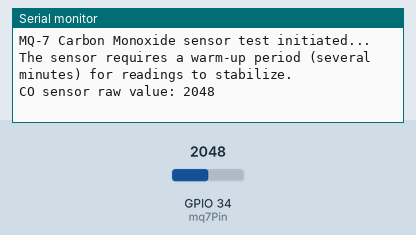
Bench run of a sketch on a simulated ESP32. On the bench: the last lines printed to the serial monitor. The test bench sets the inputs (shaded band); at power-on: GPIO 34 (mq7Pin) = 2048.

Above: at 1.2 s.
1.3 s: GPIO 34 (mq7Pin) set to 2866
At 3.3 s:
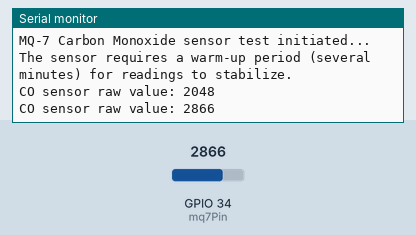
4.0 s: GPIO 34 (mq7Pin) set to 3603
At 4.9 s:
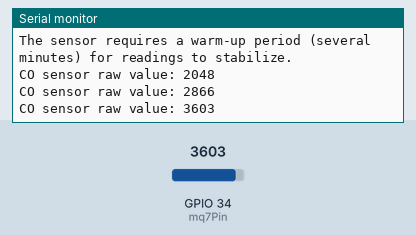
Timing chart, 0 to 7.0 s (numbered marks = the images above; inputs shaded):
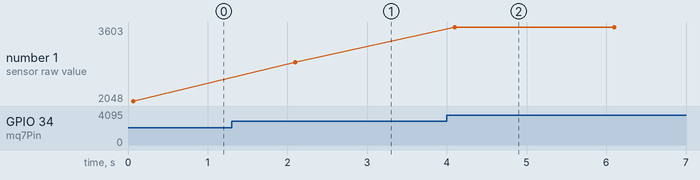

The sketch:

MQ-07.ino
```cpp
// =================================================================//
//  SENSOR TEST: MQ-7 - Carbon Monoxide (Raw Analog Reading)
// =================================================================//

// I'm defining the analog input pin I've connected the sensor's AOUT to.
// GPIO34 is a good choice as it's a reliable, input-only analog pin.
const int mq7Pin = 34;

void setup() {
  // I start serial communication to see the output.
  Serial.begin(9600);
  Serial.println("MQ-7 Carbon Monoxide sensor test initiated...");
  Serial.println("The sensor requires a warm-up period (several minutes) for readings to stabilize.");
}

void loop() {
  // In the loop, I'm reading the raw analog value from the pin.
  // The ESP32's ADC has a 12-bit resolution, so the value will be between 0 and 4095.
  int coValue = analogRead(mq7Pin);

  // I print the raw value.
  Serial.print("CO sensor raw value: ");
  Serial.println(coValue);

  // I'll pause for 2 seconds before the next reading.
  delay(2000);
}
```

Measured:
- after the input at 1.3 s, the serial monitor: prints a new line after 0.80 s (image 1)
- after the input at 4.0 s, the serial monitor: prints a new line after 0.10 s (image 2)
- plotted number 1: 2048 → 2866 after the input at 1.3 s, 2866 → 3603 after the input at 4.0 s
